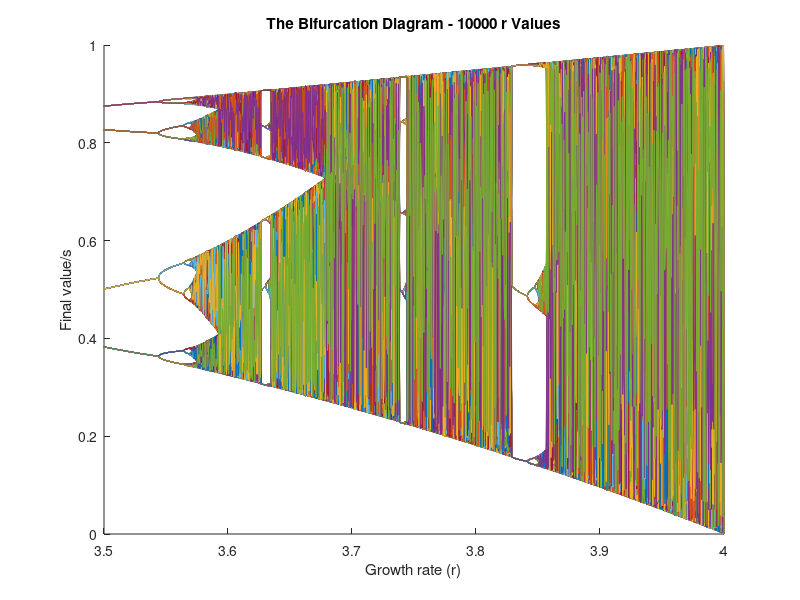

This figure's MATLAB source:
%%% EE372 - Modeling and Simulation - Assignment 2 - Introduction to chaos
%%% Jared Jackson
%%% Due Feb 13th

%%% This code is written to model and plot the outcomes of a dripping faucet.
%%%
%%% The Logistic mapping (not fuction since each input can have multipe
%%% outputs), is just about the simplest logistic function I think exists.
%%% Despite this simplicity, it applies well to a variety of situations like
%%% simple populations, radioactive decay, and of course, dripping water.
%%%
%%% 

%%% Just MATLAB Things %%%%%%%%%%%%%%%%%%%%%%%%%%%%%%%%%%%%%%%%%%%%%%%%%%%%%%%%%
close all; clear variables; clc;
%%%%%%%%%%%%%%%%%%%%%%%%%%%%%%%%%%%%%%%%%%%%%%%%%%%%%%%%%%%%%%%%%%%%%%%%%%%%%%%%

%%% Time Time Time
tic

%%% Sandbox %%%%%%%%%%%%%%%%%%%%%%%%%%%%%%%%%%%%%%%%%%%%%%%%%%%%%%%%%%%%%%%%%%%%

%%% Number of iterations for the mapping; Lager = more resolution
iterations = 1000;

%%% Number of points in the X axis; Larger = more resolution
xRes = 1e4;

%%% NUmber of points in the Y axis; Larger = more resolution
yRes = 256;

%%%%%%%%%%%%%%%%%%%%%%%%%%%%%%%%%%%%%%%%%%%%%%%%%%%%%%%%%%%%%%%%%%%%%%%%%%%%%%%%

%%% Sets the limits on the growth rate to be between 0 and 4 since outside of
%%% that range nothing happens. there will be xRes number of points in the array
r = linspace(0, 4, xRes);

%%% Preinitilizes X and gives it a starting value of 0.5. The starting value
%%% does not actually matter, as long as it is not 0 or 1 since the final value
%%% only depends on the growth rate.
X = 0.5 .* ones(yRes, xRes);

%%% Iterates through the mapping (iterations + Yres) times for every value of r
%%% simultaneously
for i = 2:1:(iterations  + yRes)
  	cur = 1 + mod(i, yRes + 1);
    las = 1 + mod(i - 1, yRes + 1);
    X(cur,:) = r .* X(las,:) .* (1 - X(las,:));
end

%%% Call It UI %%%%%%%%%%%%%%%%%%%%%%%%%%%%%%%%%%%%%%%%%%%%%%%%%%%%%%%%%%%%%%%%%
line(r, X);
xlim([3.5 4]);
ylim([0 1]);
title(['The Bifurcation Diagram - ' num2str(xRes) ' r Values']);
xlabel("Growth rate (r)");
ylabel("Final value/s");
%%%%%%%%%%%%%%%%%%%%%%%%%%%%%%%%%%%%%%%%%%%%%%%%%%%%%%%%%%%%%%%%%%%%%%%%%%%%%%%%

%%% See What's Become Of Me
toc